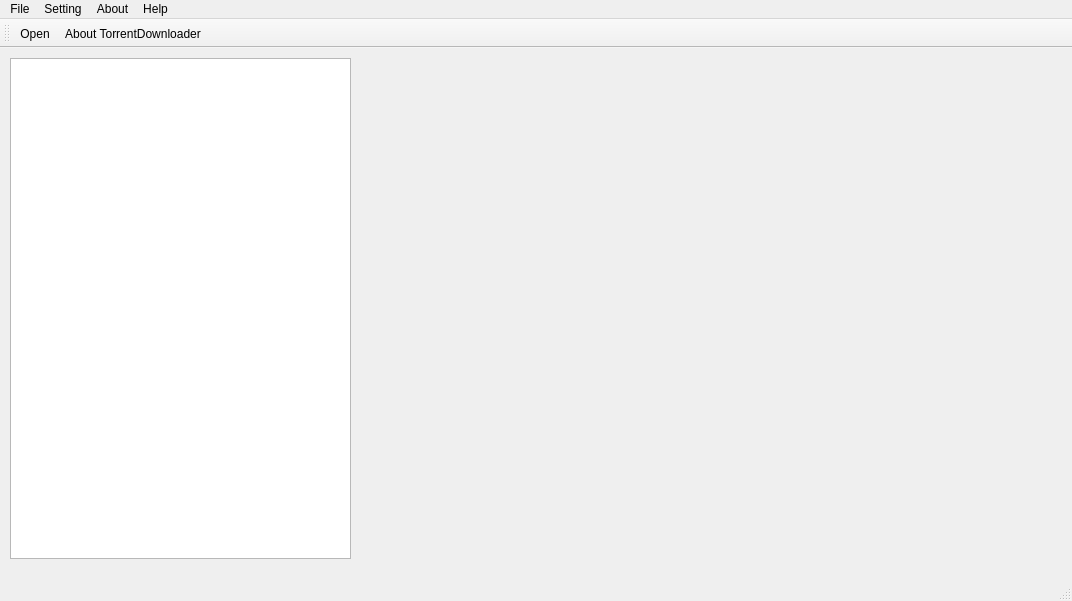
<?xml version="1.0" encoding="UTF-8"?>
<ui version="4.0">
 <class>TorrentDownloader</class>
 <widget class="QMainWindow" name="TorrentDownloader">
  <property name="geometry">
   <rect>
    <x>0</x>
    <y>0</y>
    <width>1072</width>
    <height>601</height>
   </rect>
  </property>
  <property name="windowTitle">
   <string>TorrentDownloader</string>
  </property>
  <widget class="QWidget" name="centralWidget">
   <widget class="QListView" name="listView">
    <property name="geometry">
     <rect>
      <x>10</x>
      <y>10</y>
      <width>341</width>
      <height>501</height>
     </rect>
    </property>
   </widget>
  </widget>
  <widget class="QMenuBar" name="menuBar">
   <property name="geometry">
    <rect>
     <x>0</x>
     <y>0</y>
     <width>1072</width>
     <height>22</height>
    </rect>
   </property>
   <widget class="QMenu" name="menuFile">
    <property name="title">
     <string>File</string>
    </property>
    <addaction name="actionOpen"/>
   </widget>
   <widget class="QMenu" name="menuSetting">
    <property name="title">
     <string>Setting</string>
    </property>
   </widget>
   <widget class="QMenu" name="menuAbout">
    <property name="title">
     <string>About</string>
    </property>
    <addaction name="actionAbout_TorrentDownloader"/>
   </widget>
   <widget class="QMenu" name="menuHelp">
    <property name="title">
     <string>Help</string>
    </property>
   </widget>
   <addaction name="menuFile"/>
   <addaction name="menuSetting"/>
   <addaction name="menuAbout"/>
   <addaction name="menuHelp"/>
  </widget>
  <widget class="QToolBar" name="mainToolBar">
   <attribute name="toolBarArea">
    <enum>TopToolBarArea</enum>
   </attribute>
   <attribute name="toolBarBreak">
    <bool>false</bool>
   </attribute>
   <addaction name="actionOpen"/>
   <addaction name="actionAbout_TorrentDownloader"/>
  </widget>
  <widget class="QStatusBar" name="statusBar"/>
  <action name="actionOpen">
   <property name="checkable">
    <bool>true</bool>
   </property>
   <property name="icon">
    <iconset resource="Resource/resource.qrc">
     <normaloff>:/Image/images/open.png</normaloff>:/Image/images/open.png</iconset>
   </property>
   <property name="text">
    <string>Open</string>
   </property>
  </action>
  <action name="actionAbout_TorrentDownloader">
   <property name="icon">
    <iconset resource="Resource/resource.qrc">
     <normaloff>:/Image/images/info.png</normaloff>:/Image/images/info.png</iconset>
   </property>
   <property name="text">
    <string>About TorrentDownloader</string>
   </property>
  </action>
 </widget>
 <layoutdefault spacing="6" margin="11"/>
 <resources>
  <include location="Resource/resource.qrc"/>
 </resources>
 <connections/>
</ui>
